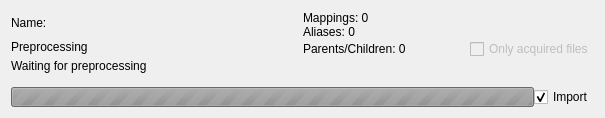
<?xml version="1.0" encoding="UTF-8"?>
<ui version="4.0">
 <class>TagServiceWidget</class>
 <widget class="QWidget" name="TagServiceWidget">
  <property name="geometry">
   <rect>
    <x>0</x>
    <y>0</y>
    <width>605</width>
    <height>104</height>
   </rect>
  </property>
  <property name="sizePolicy">
   <sizepolicy hsizetype="Preferred" vsizetype="Fixed">
    <horstretch>0</horstretch>
    <verstretch>0</verstretch>
   </sizepolicy>
  </property>
  <property name="windowTitle">
   <string>Form</string>
  </property>
  <layout class="QVBoxLayout" name="verticalLayout_5">
   <item>
    <layout class="QVBoxLayout" name="verticalLayout_4">
     <property name="spacing">
      <number>0</number>
     </property>
     <item>
         <layout class="QHBoxLayout" name="horizontalLayout_3" stretch="1,1">
       <property name="spacing">
        <number>0</number>
       </property>
       <item>
        <layout class="QVBoxLayout" name="verticalLayout_2">
         <property name="spacing">
          <number>0</number>
         </property>
         <property name="leftMargin">
          <number>0</number>
         </property>
         <property name="topMargin">
          <number>0</number>
         </property>
         <property name="rightMargin">
          <number>0</number>
         </property>
         <property name="bottomMargin">
          <number>0</number>
         </property>
         <item>
             <widget class="idhan::hydrus::ImportServiceLabel" name="name">
           <property name="minimumSize">
            <size>
             <width>0</width>
             <height>0</height>
            </size>
           </property>
           <property name="text">
            <string>Name: </string>
           </property>
                 <property name="minimumLines" stdset="0">
                     <number>2</number>
           </property>
          </widget>
         </item>
            <item>
                <widget class="idhan::hydrus::ImportServiceLabel" name="statusLabel">
           <property name="text">
            <string>Preprocessing</string>
           </property>
                    <property name="minimumLines" stdset="0">
                        <number>3</number>
                    </property>
          </widget>
         </item>
        </layout>
       </item>
       <item>
        <layout class="QVBoxLayout" name="verticalLayout_3">
         <property name="spacing">
          <number>0</number>
         </property>
         <item>
          <layout class="QVBoxLayout" name="verticalLayout">
           <property name="spacing">
            <number>0</number>
           </property>
           <property name="sizeConstraint">
            <enum>QLayout::SizeConstraint::SetDefaultConstraint</enum>
           </property>
           <item>
               <widget class="idhan::hydrus::ImportServiceLabel" name="mappingsCount">
             <property name="text">
              <string>Mappings: 0</string>
             </property>
                   <property name="minimumLines" stdset="0">
                       <number>2</number>
                   </property>
            </widget>
           </item>
              <item>
                  <widget class="idhan::hydrus::ImportServiceLabel" name="aliasesCount">
             <property name="text">
              <string>Aliases: 0</string>
             </property>
                      <property name="minimumLines" stdset="0">
                          <number>1</number>
                      </property>
            </widget>
           </item>
          </layout>
         </item>
         <item>
          <layout class="QHBoxLayout" name="horizontalLayout_2">
           <property name="spacing">
            <number>0</number>
           </property>
              <item>
                  <widget class="idhan::hydrus::ImportServiceLabel" name="parentsCount">
             <property name="text">
              <string>Parents/Children: 0</string>
             </property>
                      <property name="minimumLines" stdset="0">
                          <number>1</number>
                      </property>
            </widget>
           </item>
           <item alignment="Qt::AlignmentFlag::AlignRight|Qt::AlignmentFlag::AlignBottom">
            <widget class="QCheckBox" name="checkBox">
             <property name="enabled">
              <bool>false</bool>
             </property>
             <property name="sizePolicy">
              <sizepolicy hsizetype="Fixed" vsizetype="Fixed">
               <horstretch>0</horstretch>
               <verstretch>0</verstretch>
              </sizepolicy>
             </property>
             <property name="toolTip">
              <string>&lt;html&gt;&lt;head/&gt;&lt;body&gt;&lt;p&gt;Only processes mappings for files that you've obtained&lt;/p&gt;&lt;/body&gt;&lt;/html&gt;</string>
             </property>
             <property name="text">
              <string>Only acquired files</string>
             </property>
            </widget>
           </item>
          </layout>
         </item>
        </layout>
       </item>
      </layout>
     </item>
     <item>
         <widget class="idhan::hydrus::ImportServiceLabel" name="operationLabel">
             <property name="text">
                 <string>Waiting for preprocessing</string>
             </property>
             <property name="minimumLines" stdset="0">
                 <number>1</number>
             </property>
         </widget>
     </item>
        <item>
            <widget class="idhan::hydrus::ImportServiceLabel" name="timingLabel">
                <property name="minimumLines" stdset="0">
                    <number>1</number>
                </property>
            </widget>
        </item>
        <item>
      <layout class="QHBoxLayout" name="horizontalLayout">
       <property name="spacing">
        <number>0</number>
       </property>
       <item>
        <widget class="QProgressBar" name="progressBar">
         <property name="enabled">
          <bool>false</bool>
         </property>
         <property name="sizePolicy">
          <sizepolicy hsizetype="Expanding" vsizetype="Maximum">
           <horstretch>0</horstretch>
           <verstretch>0</verstretch>
          </sizepolicy>
         </property>
         <property name="styleSheet">
          <string notr="true">color: rgb(0, 170, 0);</string>
         </property>
         <property name="minimum">
          <number>0</number>
         </property>
         <property name="maximum">
          <number>0</number>
         </property>
         <property name="value">
          <number>-1</number>
         </property>
         <property name="textVisible">
          <bool>true</bool>
         </property>
        </widget>
       </item>
       <item>
        <widget class="QCheckBox" name="cbShouldImport">
         <property name="text">
          <string>Import</string>
         </property>
         <property name="checked">
          <bool>true</bool>
         </property>
        </widget>
       </item>
      </layout>
     </item>
    </layout>
   </item>
  </layout>
 </widget>
    <customwidgets>
        <customwidget>
            <class>idhan::hydrus::ImportServiceLabel</class>
            <extends>QLabel</extends>
            <header>gui/hydrus/ImportServiceLabel.hpp</header>
        </customwidget>
    </customwidgets>
    <resources/>
    <connections/>
</ui>
